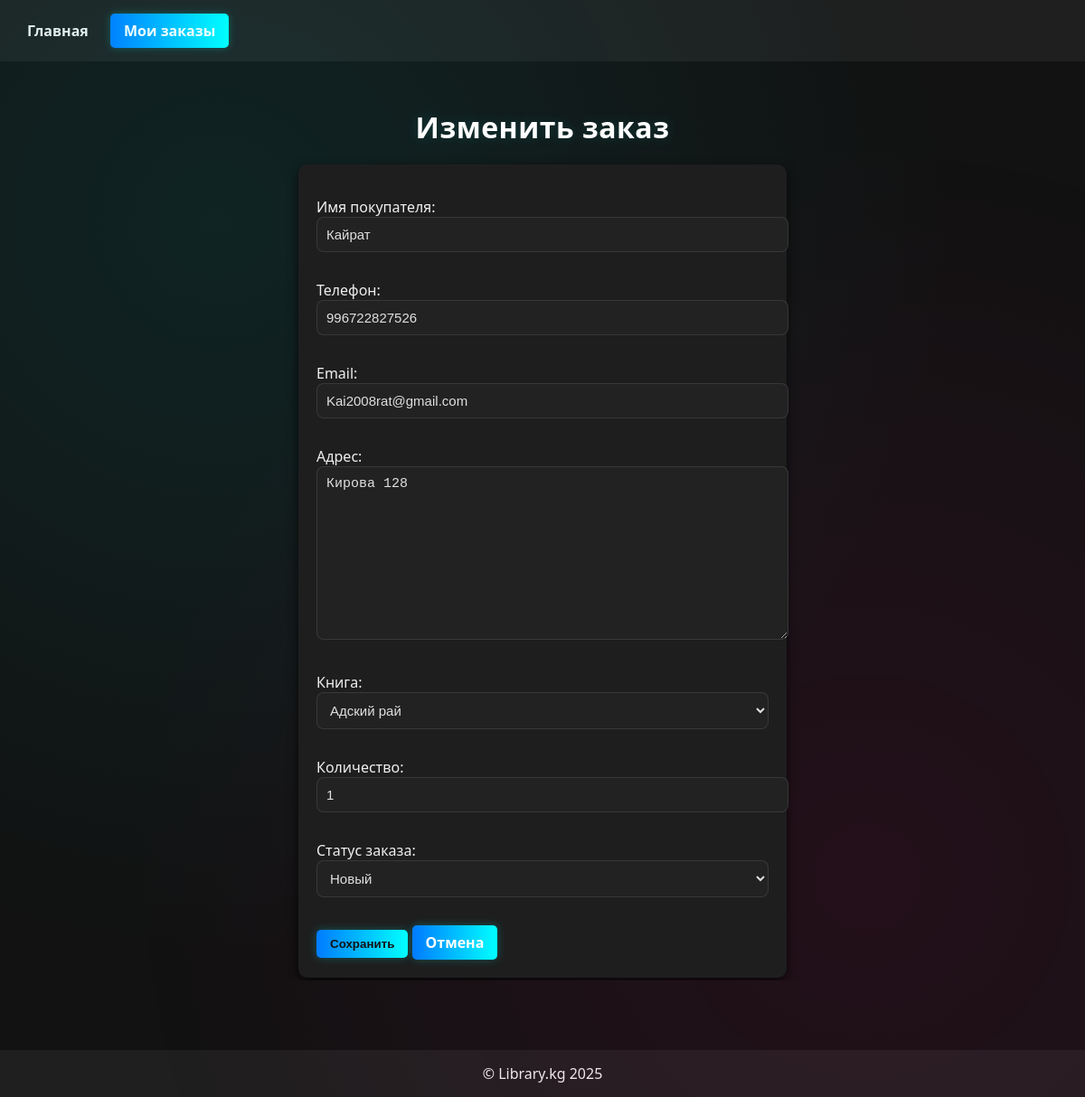
The app's page /basket/edit/5/ with its own data.
### basket/models.py (models this page shows, shortened)
class Order(models.Model):
    STATUS_CHOICES = (
        ('new', 'Новый'),
        ('processing', 'В обработке'),
        ('done', 'Выполнен'),
        ('cancelled', 'Отменён'),
    )
    customer_name = models.CharField("Имя покупателя", max_length=200)
    customer_phone = models.CharField("Телефон", max_length=50, blank=True)
    customer_email = models.EmailField("Email", blank=True)
    customer_address = models.TextField("Адрес", blank=True)
    book = models.ForeignKey('books.Books', on_delete=models.CASCADE, related_name='orders', verbose_name="Книга")
    quantity = models.PositiveIntegerField("Количество", default=1)
    status = models.CharField("Статус заказа", max_length=20, choices=STATUS_CHOICES, default='new')
    created_at = models.DateTimeField("Дата создания", auto_now_add=True)
    updated_at = models.DateTimeField("Дата обновления", auto_now=True)
    class Meta:
        verbose_name = "Заказ"
        verbose_name_plural = "Заказы"
        ordering = ['-created_at']

### basket/views.py (the view)
# urls.py: path('edit/<int:pk>/', views.order_edit, name='order_edit'),
def order_edit(request, pk):
    order = get_object_or_404(Order, pk=pk)
    if request.method == 'POST':
        form = OrderForm(request.POST, instance=order)
        if form.is_valid():
            form.save()
            return redirect('basket:order_list')
    else:
        form = OrderForm(instance=order)
    return render(request, 'basket/order_form.html', {'form': form})

### basket/forms.py
class OrderForm(forms.ModelForm):
    class Meta:
        model = Order
        fields = ['customer_name', 'customer_phone', 'customer_email', 'customer_address', 'book', 'quantity', 'status']

### books/models.py (called while the page is built)
    def __str__(self):
        return self.title

### basket/templates/basket/order_form.html (shortened to what this page needs)
{% extends "base.html" %}
{% block content %}
<h1 style="text-align:center; margin-bottom:20px;">{% if form.instance.pk %}Изменить заказ{% else %}Новый заказ{% endif %}</h1>
<form method="post">
    {{ form.as_p }}
    <button type="submit" class="btn btn-add">Сохранить</button>
    <a href="{% url 'basket:order_list' %}" class="btn btn-orders">Отмена</a>
</form>
{% endblock %}

### static/css/style.css (style rules this page uses)
body { margin: 0; padding: 0; font-family: 'Inter', 'Poppins', sans-serif; background: radial-gradient(circle at 50% 50%, #0b0b0b, #050505 70%); color: #e4e4e4; overflow-x: hidden; min-height: 100vh; position: relative; }
body::before { content: ""; position: fixed; top: 0; left: 0; width: 100%; height: 100%; background: radial-gradient(circle at 20% 20%, rgba(0,255,255,0.08) 0%, transparent 60%), radial-gradient(circle at 80% 80%, rgba(255,0,128,0.08) 0%, transparent 60%); animation: moveGlow 15s ease-in-out infinite alternate; z-index: 0; pointer-events: none; }
h1, h2, h3 { color: #fff; text-align: center; font-weight: 600; letter-spacing: 0.5px; text-shadow: 0 0 15px rgba(0,255,255,0.15); }
.btn { display: inline-block; background: linear-gradient(90deg, #007bff, #00ffff); color: #fff; padding: 10px 22px; border-radius: 25px; font-weight: 500; text-decoration: none; border: none; transition: all 0.3s ease; box-shadow: 0 0 10px rgba(0,255,255,0.25); cursor: pointer; }
form { max-width: 500px; margin: 0 auto; background: rgba(25,25,25,0.9); border-radius: 15px; padding: 25px 30px; box-shadow: 0 0 30px rgba(0,255,255,0.05); }
form input, form select, form textarea { width: 100%; padding: 10px; margin-bottom: 15px; border-radius: 8px; border: 1px solid rgba(255,255,255,0.1); background: rgba(35,35,35,0.9); color: #e0e0e0; font-size: 15px; outline: none; }

### templates/base.html (style rules this page uses)
body { font-family: 'Segoe UI', Tahoma, Geneva, Verdana, sans-serif; background: #121212; color: #f0f0f0; margin: 0; padding: 0; }
.btn { display: inline-block; padding: 8px 15px; border-radius: 5px; font-weight: bold; text-decoration: none; transition: all 0.3s; text-align: center; }
.btn-add { background-color: #1ed760; color: #121212; }
.btn-orders { background-color: #4caf50; color: white; }
form { background-color: #1e1e1e; padding: 20px; border-radius: 10px; box-shadow: 0 4px 12px rgba(0,0,0,0.7); max-width: 500px; margin: auto; }
input, textarea, select { width: 100%; padding: 10px; margin-bottom: 15px; border: none; border-radius: 5px; background-color: #2c2c2c; color: #f0f0f0; }

### records on screen
Order: customer_name "Кайрат", customer_phone "996722827526", customer_email "Kai2008rat@gmail.com", customer_address "Кирова 128", book "Адский рай", quantity "1", status "Новый"
